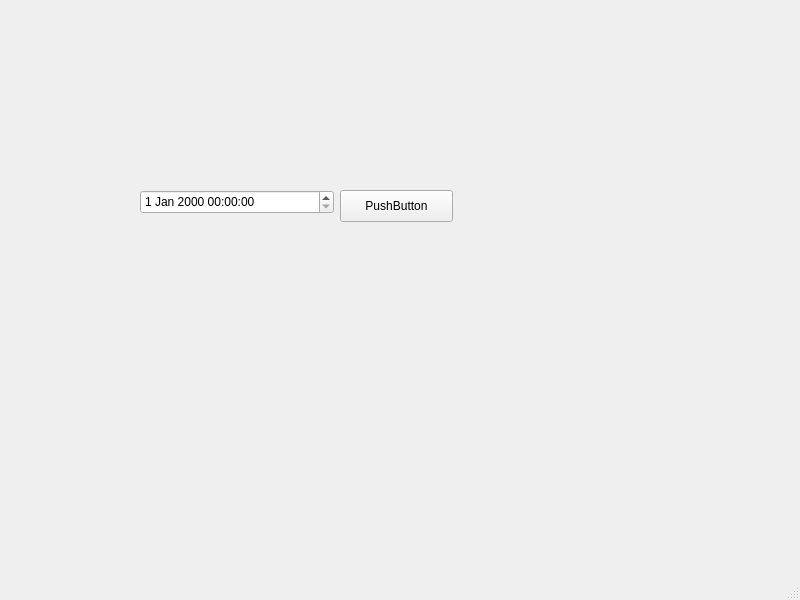
<?xml version="1.0" encoding="UTF-8"?>
<ui version="4.0">
 <class>MainWindow</class>
 <widget class="QMainWindow" name="MainWindow">
  <property name="geometry">
   <rect>
    <x>0</x>
    <y>0</y>
    <width>800</width>
    <height>600</height>
   </rect>
  </property>
  <property name="windowTitle">
   <string>MainWindow</string>
  </property>
  <widget class="QWidget" name="centralwidget">
   <widget class="QDateTimeEdit" name="dateTimeEdit">
    <property name="geometry">
     <rect>
      <x>140</x>
      <y>190</y>
      <width>194</width>
      <height>24</height>
     </rect>
    </property>
   </widget>
   <widget class="QPushButton" name="pushButton">
    <property name="geometry">
     <rect>
      <x>340</x>
      <y>190</y>
      <width>113</width>
      <height>32</height>
     </rect>
    </property>
    <property name="text">
     <string>PushButton</string>
    </property>
   </widget>
  </widget>
  <widget class="QStatusBar" name="statusbar"/>
 </widget>
 <resources/>
 <connections/>
</ui>
